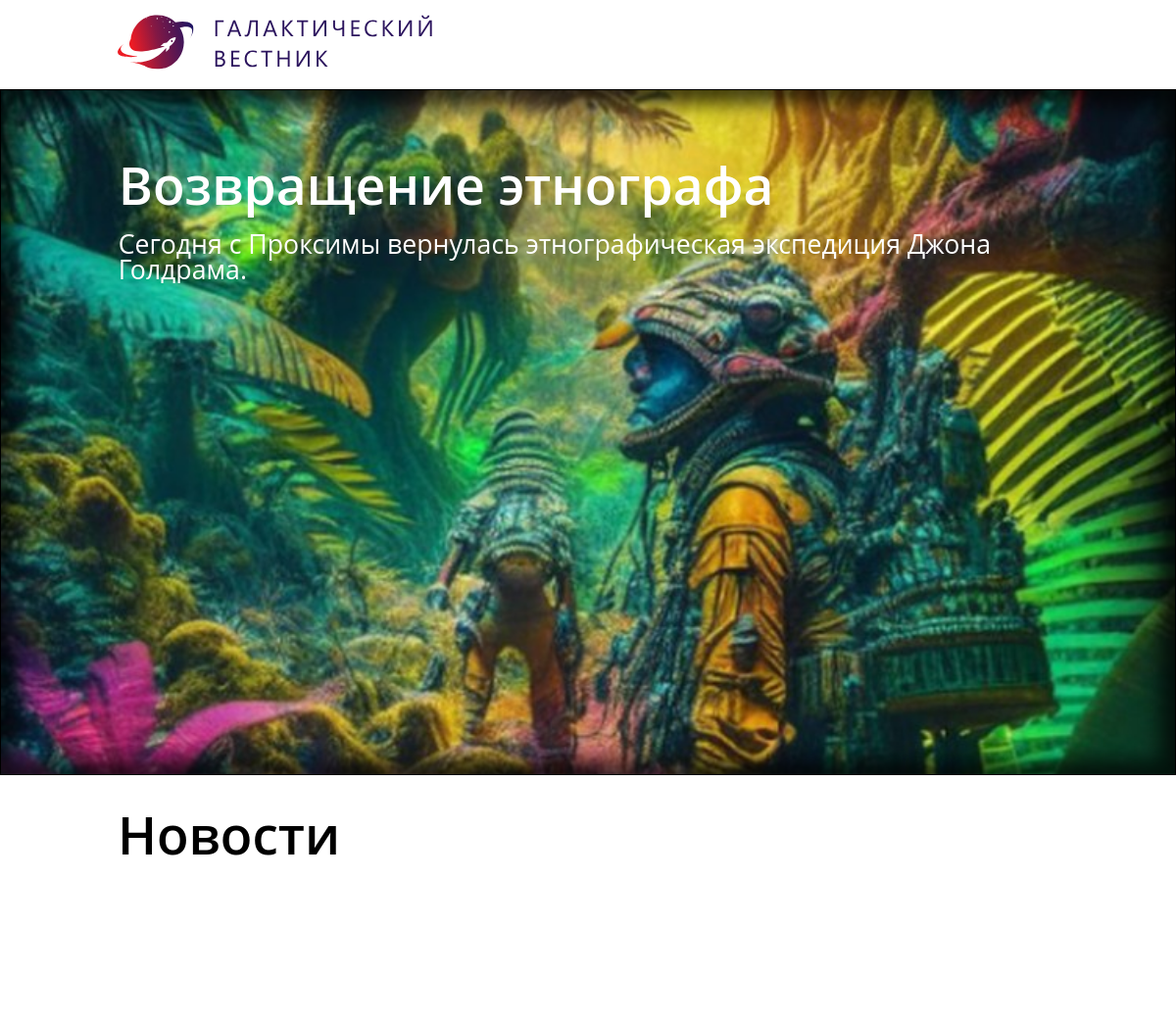
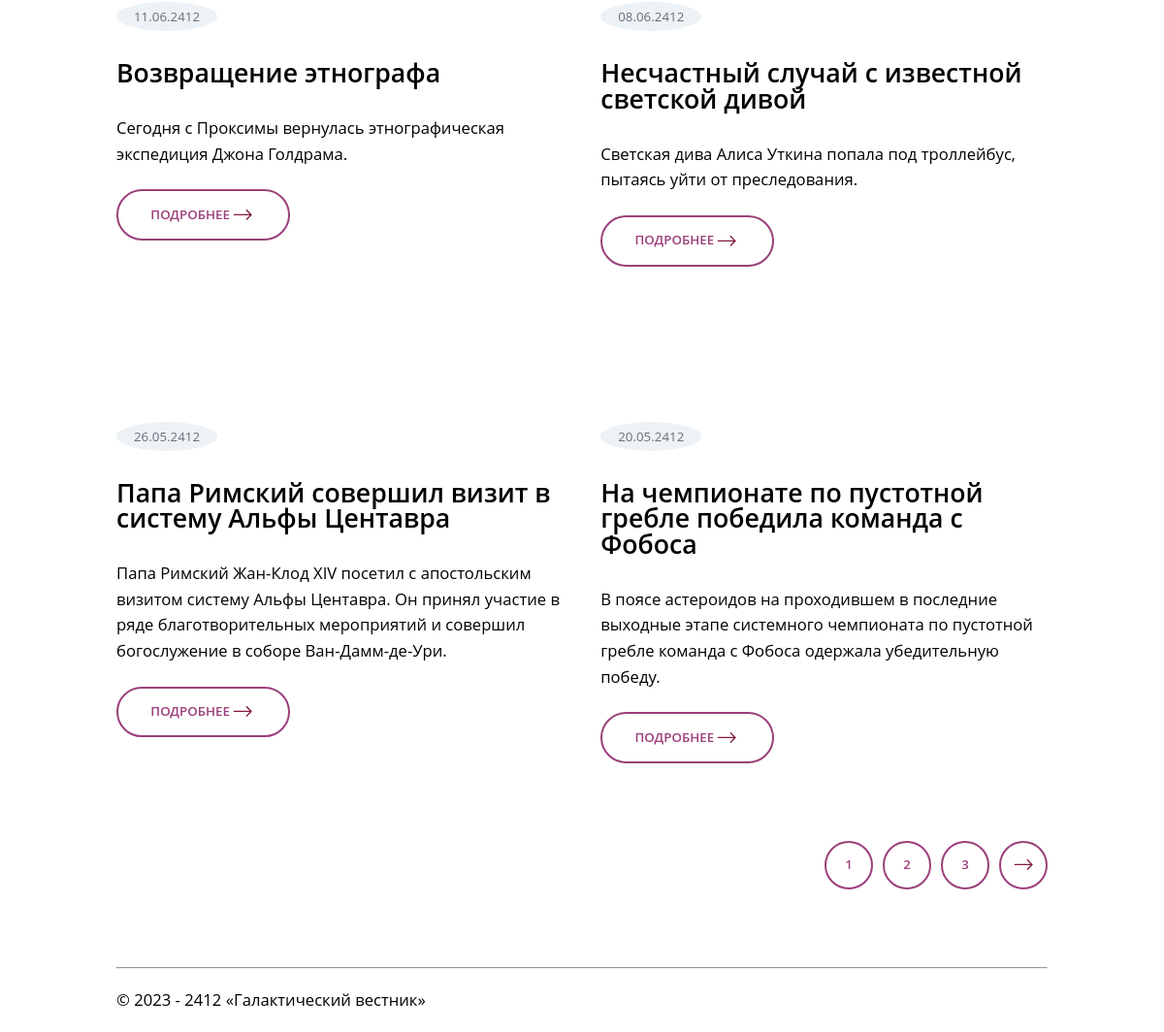
The page / on the database its author committed (2 pictures, top to bottom).
### tables this page shows
CREATE TABLE `news` (
  `id` int(11) unsigned NOT NULL AUTO_INCREMENT,
  `date` datetime NULL DEFAULT NULL,
  `title` varchar(250) NOT NULL DEFAULT '',
  `announce` text NULL DEFAULT NULL,
  `content` text NULL DEFAULT NULL,
  `image` varchar(250) NOT NULL DEFAULT '',
  PRIMARY KEY (`id`),
  KEY `id` (`id`),

  KEY `idx_news_date` (`date`));

### Model/DBModel.php (called while the page is built, shortened)
<?php
	class DBModel {
		public function getAllNews(){
			global $sql, $link, $row;
			$sql = mysqli_query($link, "SELECT * FROM `news` ORDER BY `date` DESC");
			$row = mysqli_fetch_array($sql);
			return $row;
		}
		public function getLastNews(){
			global $sql, $link, $last_news;
			$sql = mysqli_query($link, "SELECT * FROM `news` ORDER BY `date` DESC");
			$last_news = mysqli_fetch_array($sql);
			return $last_news;
		}
		public function getDetalNews(){
			global $sql, $link, $all;
			$sql = mysqli_query($link, "SELECT * FROM `news` ORDER BY `date` DESC");
			$all = mysqli_fetch_all($sql);
			return $all;
		}
	}
	$DBModel = new DBModel();
	$DBModel->getAllNews();
	$DBModel->getLastNews();
	$DBModel->getDetalNews();
?>

### Controller/NewsController.php (called while the page is built, shortened)
<?php
$link = new mysqli("localhost", "root", "", "news");
include_once('Model/DBModel.php');
?>

### View/newsView.php (the view, shortened to what this page needs)
<?php
include 'Controller/NewsController.php';
$limit = 4;
$count = 0;
$count_rows1 = $sql->num_rows;
if ($count_rows1 % $limit) {
	$count_rows = intdiv($count_rows1, $limit) + 1;
}
$url = $_SERVER['QUERY_STRING'];
function translit($str)
{
	$tr = array(
		"А" => "A",
		"Б" => "B",
		"В" => "V",
		"Г" => "G",
		"Д" => "D",
		"Е" => "E",
		"Ж" => "J",
		"З" => "Z",
		"И" => "I",
		"Й" => "Y",
		"К" => "K",
		"Л" => "L",
		"М" => "M",
		"Н" => "N",
		"О" => "O",
		"П" => "P",
		"Р" => "R",
		"С" => "S",
		"Т" => "T",
		"У" => "U",
		"Ф" => "F",
		"Х" => "H",
		"Ц" => "TS",
		"Ч" => "CH",
		"Ш" => "SH",
		"Щ" => "SCH",
		"Ъ" => "",
		"Ы" => "YI",
		"Ь" => "",
		"Э" => "E",
		"Ю" => "YU",
		"Я" => "YA",
		"а" => "a",
		"б" => "b",
		"в" => "v",
		"г" => "g",
		"д" => "d",
		"е" => "e",
		"ж" => "j",
		"з" => "z",
		"и" => "i",
		"й" => "y",
		"к" => "k",
		"л" => "l",
		"м" => "m",
		"н" => "n",
		"о" => "o",
		"п" => "p",
		"р" => "r",
		"с" => "s",
		"т" => "t",
		"у" => "u",
		"ф" => "f",
		"х" => "h",
		"ц" => "ts",
		"ч" => "ch",
		"ш" => "sh",
		"щ" => "sch",
		"ъ" => "y",
		"ы" => "yi",
		"ь" => "",
		"э" => "e",
		"ю" => "yu",
		"я" => "ya",
		"Ё" => "E",
		"Є" => "E",
		"Ї" => "YI",
		"ё" => "e",
		"є" => "e",
		"ї" => "yi",
		" " => "_",
		"/" => "_"
	);
	if (preg_match('/[^A-Za-z0-9_\-]/', $str)) {
		$str = strtr($str, $tr);
		$str = preg_replace('/[^A-Za-z0-9_\-.]/', '', $str);
	}
	else{
		return 0;
	}
	return $str;
}
mysqli_data_seek($sql, 0);
?>
<?php
for ($count; ($count < $all[$count]); $count++) {
	if (($url == 'page=' . $count) || ($url == null)) {
		$count = 0;
		echo "
				<div class='last_news' style='background-image: url(\"/images/{$last_news['image']}\"); background-position: center; background-repeat: no-repeat; background-size: cover; height: 750px; -webkit-box-shadow: 0px 0px 20px 15px rgba(0, 0, 0, 0.71) inset; '>
					<div class= 'last_news_text'>
						<h1 class='last_news_text_h1'>{$last_news['title']}</h1>
						<p class='last_news_text_p'>" . strip_tags(($last_news['announce'])) . "</p>
					</div>
				</div>
			";
		mysqli_data_seek($sql, 0);
		echo "
					<h2 class = 'big_news'>Новости</h2>
					<div class = 'news'>
			";
		for ($count; $count < $count_rows1; $count++) {
			if (('page=' . $count == $url) || ($url == "")) {
				mysqli_data_seek($sql, ($count - 1) * $limit);
				$count = 0;
				for ($count; ($count < $limit); $count++) {
					$row = mysqli_fetch_array($sql);
					$convernt_date = new DateTimeImmutable($row['date']);
					$convernt_date = $convernt_date->format('d.m.Y');
					if ($row == NULL){
					}
					else{
						echo "
									<div class = 'all_news'>
										<span class = 'news_date'>$convernt_date</span>
										<h3 class='news_h3'>{$row['title']}</h3>
										<p class='all_news_p'>" . strip_tags(($row['announce'])) . "</p>
										<a href='?page=" . translit($row['title']) . "' class='news_img'>ПОДРОБНЕЕ
											<svg height='25px'  width='32px' viewBox='0 0 32 32' xmlns='http://www.w3.org/2000/svg'>
												<g fill='none' fill-rule='evenodd'>
													<path d='m9.88528137 7.48578644 1.41421353 1.41421356-6.0994949 6.0997864 25.4426407.0002136v2l-25.4286407-.0002136 6.0854949 6.085495-1.41421353 1.4142135-8.48528137-8.4852813.022-.0214272-.022-.0217186z'
													fill='#841844' transform='matrix(-1 0 0 -1 32.04264 31.985282)' />
												</g>
											</svg>
										</a>
									</div>
							";
					}
				}
				break;
			}
		}
		echo "<div class='btn_menu' style='justify-content: end;'>";
		if ($url == "") {
			$count = 1;
			echo "
						<a href='?page=" . ($count) . "'class='btn_menu_chislo'>  " . ($count) . "</a>
						<a href='?page=" . ($count + 1) . "'class='btn_menu_chislo'>  " . ($count + 1) . "</a>
						<a href='?page=" . ($count + 2) . "'class='btn_menu_chislo'>  " . ($count + 2) . "</a>
						<a href='?page=" . ($count + 1) . "' class='btn_menu_svg'>
							<svg height='25px'  width='32px' viewBox='0 0 32 32' xmlns='http://www.w3.org/2000/svg'>
								<g fill='none' fill-rule='evenodd'>
									<path d='m9.88528137 7.48578644 1.41421353 1.41421356-6.0994949 6.0997864 25.4426407.0002136v2l-25.4286407-.0002136 6.0854949 6.085495-1.41421353 1.4142135-8.48528137-8.4852813.022-.0214272-.022-.0217186z'
									fill='#841844' transform='matrix(-1 0 0 -1 32.04264 31.985282)' />
								</g>
							</svg>
						</a>";
		}
		for ($count = 1; $count <= $count_rows1; $count++) {
			if ('page=' . $count == $url) {
				if (($count >= 2) && ($count != $count_rows)) {
					echo "
								<a href='?page=" . ($count - 1) . "' class='btn_menu_svg' style='order:-1; transform: rotate(180deg);'>
									<svg height='25px'  width='32px' viewBox='0 0 32 32' xmlns='http://www.w3.org/2000/svg'>
										<g fill='none' fill-rule='evenodd'>
											<path d='m9.88528137 7.48578644 1.41421353 1.41421356-6.0994949 6.0997864 25.4426407.0002136v2l-25.4286407-.0002136 6.0854949 6.085495-1.41421353 1.4142135-8.48528137-8.4852813.022-.0214272-.022-.0217186z'
											fill='#841844' transform='matrix(-1 0 0 -1 32.04264 31.985282)' />
										</g>
									</svg>
								</a>
								<a href='?page=" . ($count - 1) . "'class='btn_menu_chislo'>  " . ($count - 1) . "</a>
								<a href='?page=" . ($count) . "'class='btn_menu_chislo' style='background-color: #841844; color: white;'>  " . ($count) . "</a>
								<a href='?page=" . ($count + 1) . "'class='btn_menu_chislo'>  " . ($count + 1) . "</a>
								<a href='?page=" . ($count + 1) . "' class='btn_menu_svg'>
									<svg height='25px'  width='32px' viewBox='0 0 32 32' xmlns='http://www.w3.org/2000/svg'>
										<g fill='none' fill-rule='evenodd'>
											<path d='m9.88528137 7.48578644 1.41421353 1.41421356-6.0994949 6.0997864 25.4426407.0002136v2l-25.4286407-.0002136 6.0854949 6.085495-1.41421353 1.4142135-8.48528137-8.4852813.022-.0214272-.022-.0217186z'
											fill='#841844' transform='matrix(-1 0 0 -1 32.04264 31.985282)' />
										</g>
									</svg>
								</a>";
				} elseif ($count == $count_rows) {
					echo "
								<a href='?page=" . ($count - 1) . "' class='btn_menu_svg' style='order:-1; transform: rotate(180deg);'>
									<svg height='25px'  width='32px' viewBox='0 0 32 32' xmlns='http://www.w3.org/2000/svg'>
										<g fill='none' fill-rule='evenodd'>
											<path d='m9.88528137 7.48578644 1.41421353 1.41421356-6.0994949 6.0997864 25.4426407.0002136v2l-25.4286407-.0002136 6.0854949 6.085495-1.41421353 1.4142135-8.48528137-8.4852813.022-.0214272-.022-.0217186z'
											fill='#841844' transform='matrix(-1 0 0 -1 32.04264 31.985282)' />
										</g>
									</svg>
								</a>
								<a href='?page=" . ($count - 2) . "'class='btn_menu_chislo'>  " . ($count - 2) . "</a>
								<a href='?page=" . ($count - 1) . "'class='btn_menu_chislo'>  " . ($count - 1) . "</a>
								<a href='?page=" . ($count) . "'class='btn_menu_chislo' style='background-color: #841844; color: white;'>  " . ($count) . "</a>";
				} else {
					echo "
								<a href='?page=" . ($count) . "'class='btn_menu_chislo' style='background-color: #841844; color: white;'>  " . ($count) . "</a>
								<a href='?page=" . ($count + 1) . "'class='btn_menu_chislo'>  " . ($count + 1) . "</a>
								<a href='?page=" . ($count + 2) . "'class='btn_menu_chislo'>  " . ($count + 2) . "</a>
								<a href='?page=" . ($count + 1) . "' class='btn_menu_svg'>
									<svg height='25px'  width='32px' viewBox='0 0 32 32' xmlns='http://www.w3.org/2000/svg'>
										<g fill='none' fill-rule='evenodd'>
											<path d='m9.88528137 7.48578644 1.41421353 1.41421356-6.0994949 6.0997864 25.4426407.0002136v2l-25.4286407-.0002136 6.0854949 6.085495-1.41421353 1.4142135-8.48528137-8.4852813.022-.0214272-.022-.0217186z'
											fill='#841844' transform='matrix(-1 0 0 -1 32.04264 31.985282)' />
										</g>
									</svg>
								</a>";
				}
			}
		}
		echo "
				</div>
			</div>";
		break;
	}
	else{
	}
}
?>

### index.php (shortened to what this page needs)
<!DOCTYPE html>
<html lang="ru">
  <head>
    <link rel="stylesheet" href="./styles/style.css">
    <link rel="stylesheet" href="./styles/detal_view.css">
    <link rel="stylesheet" href="./styles/resolution_main.css">
    <link rel="stylesheet" href="./styles/resolution_detal.css">
  </head>
  	<body> <?php  ?>
        <header> <?php  ?>
            <div class="top">
				      <a href="/" ><img src="images\logo.svg"></a>
            </div>
        </header> <?php  ?>
        <?php
            include 'View/newsView.php';
        ?>
		<footer class="footer">
            <hr></hr>
			<div class="footer__left">© 2023 - 2412 «Галактический вестник»</div>
		</footer>
  	</body>
</html>

### styles/style.css (style rules this page uses)
* { padding: 0; margin: 0; box-sizing: border-box; font-family: "Open Sans",sans-serif; letter-spacing: 0; }
.last_news { height: auto; max-height: 700px; width: 100%; border: 1px solid; background-repeat: no-repeat; background-size: cover; }
.last_news_text { padding: 5% 0%; margin: 0 10%; max-height: 650px; height: auto; display: flex; flex-direction: column; }
.news, .footer { background: white; margin: 0 10%; font-size: 16px; }
.top { display: flex; justify-content: left; position: relative; text-align: center; margin: 1% 10%; font-size: 16px; width:auto; }
.top a img { height: calc(100vw*74/1920); width: calc(100vw*390/1920); }
.last_news_text_p { color: white; font-size: 32px; font-weight: 400; line-height: 51.2px; display: -webkit-box; height: auto; -webkit-box-orient: vertical; -webkit-line-clamp: 13; overflow: hidden; }
.last_news_text_h1 { color: white; font-size: 64px; font-weight: 600; line-height: 89.6px; height: auto; margin: 0 0 1% 0; }
.big_news { font-size: 64px; font-weight: 600; margin: 2% 10%; line-height: 89.6px; }
.news { display: flex; flex-wrap: wrap; justify-content: space-between; position: relative; margin: 10vh 10%; }
.all_news { width: 48%; height: auto; display: flex; flex-direction: column; margin: 10vh 0px; }
.news_date, .detal_news_date { background-color: #ECF2F5; font-size: 16px; font-weight: 400; border-radius: 50%; height: max-content; width: max-content; color: #6C6E7B; padding: 6px 18px; }
.all_news_p { font-size: 20px; font-weight: 400; line-height: 32px; padding: 0 0 5% 0; }
svg { display: inline-block; vertical-align: bottom; }
.news_h3 { height: max-content; padding: 30px 0px; font-size: 32px; font-weight: 600; line-height: 43.6px; }
.btn_menu { width: 100%; justify-content: end; display: flex; column-gap: 10px; }
.news_img { width: max-content; height: max-content; padding: 16px 40px; }
.btn_menu_chislo, .btn_menu_svg { width: 60px; height: 60px; }
.btn_menu_chislo, .btn_menu_svg, .news_img { background-color: white; color: #9B407A; border: solid 2px #9B407A; border-radius: 50px; text-align: center; justify-content: center; font-size: 16px; font-weight: 600; text-decoration: none; line-height: 21.79px; align-content: center; }
.btn_menu_svg, .news_img { order: 4; align-items: center; text-align: center; justify-content: center; display:flex; }
.footer__left { margin: 2% 0; font-size: 20px; line-height: 32px; font-weight:400; }

### styles/resolution_main.css (style rules this page uses)
@media screen and (min-width:769px) and (max-width: 1920px) { .last_news_text_h1, .big_news { line-height: calc(100vw*89.6/1440); font-size: calc(100vw*64/1440); } }
@media screen and (min-width:769px) and (max-width: 1920px) { .last_news_text_p, .news_h3 { font-size: calc(100vw*32/1440); line-height: 100%; } }
@media screen and (min-width:769px) and (max-width: 1920px) { .all_news_p, .footer__left { font-size: calc(100vw*20/1440); line-height: calc(100vw*32/1440) } }
@media screen and (min-width:769px) and (max-width: 1920px) { .news_href, .news_date, .btn_menu_chislo, .btn_menu_svg, .news_img { font-size: calc(100vw*16/1440); } }
@media screen and (min-width:769px) and (max-width: 1920px) { .top a img { height: calc(100vw*74/1440); width: calc(100vw*390/1440); } }
@media screen and (min-width:769px) and (max-width: 1920px) { .btn_menu_chislo, .btn_menu_svg { width: calc(100vw*60/1440); height: calc(100vw*60/1440); } }
@media screen and (min-width:769px) and (max-width: 1920px) { .news_img { padding: calc(100vw*16/1440) calc(100vw*40/1440); } }
@media screen and (min-width:769px) and (max-width: 1920px) { .btn_menu_svg svg, .news_img svg { width: calc(100vw*32/1440); height: calc(100vw*25/1440); } }

### rows shown on the page
news: image (picture), title "Возвращение этнографа", announce "Сегодня с Проксимы вернулась этнографическая экспедиция Джона Голдрама.", date "11.06.2412"
news: date "08.06.2412", title "Несчастный случай с известной светской дивой", announce "Светская дива Алиса Уткина попала под троллейбус, пытаясь уйти от преследования."
news: date "26.05.2412", title "Папа Римский совершил визит в систему Альфы Центавра", announce "Папа Римский Жан-Клод XIV посетил с апостольским визитом систему Альфы Центавра. Он принял участие в ряде благотворительных мероприятий и совершил богослужение в соборе Ван-Дамм-де-Ури."
news: date "20.05.2412", title "На чемпионате по пустотной гребле победила команда с Фобоса", announce "В поясе астероидов на проходившем в последние выходные этапе системного чемпионата по пустотной гребле команда с Фобоса одержала убедительную победу."
